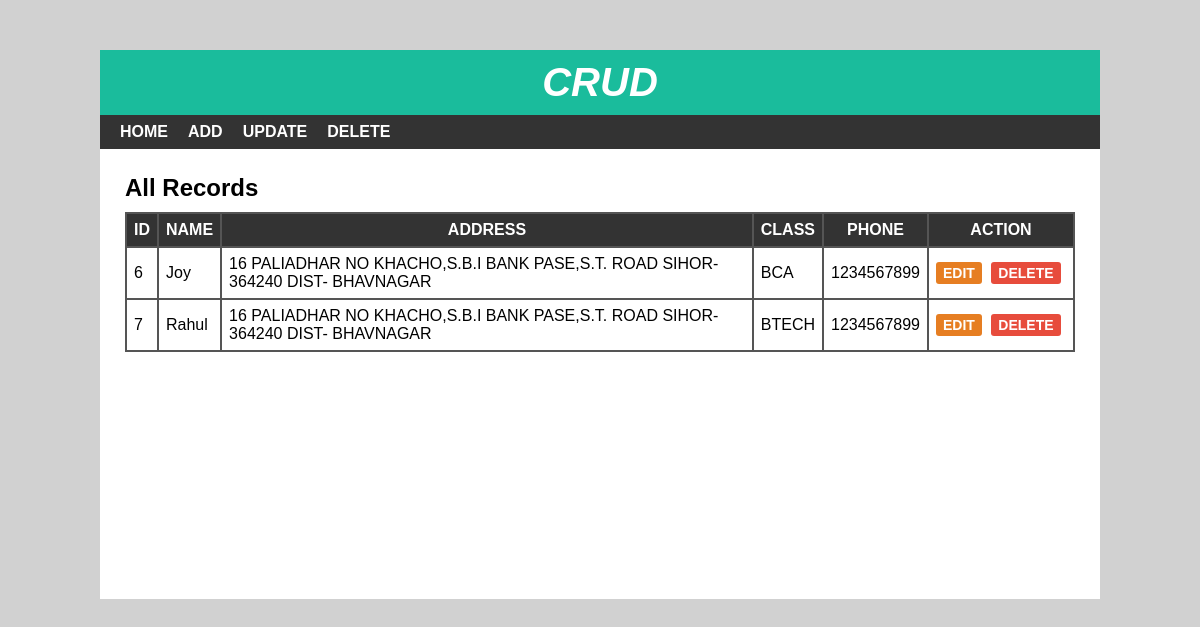
The page / on the database its author committed.
### tables this page shows
CREATE TABLE `student` (
  `sid` int(10) NOT NULL,
  `sname` varchar(255) DEFAULT NULL,
  `saddress` varchar(255) DEFAULT NULL,
  `sclass` varchar(255) DEFAULT NULL,
  `sphone` varchar(10) DEFAULT NULL
);

CREATE TABLE `studentclass` (
  `cid` int(10) NOT NULL,
  `cname` varchar(255) DEFAULT NULL
);

### index.php (the view, shortened to what this page needs)
<?php
include 'header.php';
?>
<div id="main-content">
    <h2>All Records</h2>
    <?php
        $conn = mysqli_connect("localhost","root","","crud") or die("Connection failed!");
        $sql = "SELECT * FROM student s JOIN studentclass sc where s.sclass = sc.cid";
        $result = mysqli_query($conn,$sql) or die("Query unsuccessfull");
        if(mysqli_num_rows($result)>0)
        {
    ?>
    <table cellpadding="7px">
        <thead>
        <th>Id</th>
        <th>Name</th>
        <th>Address</th>
        <th>Class</th>
        <th>Phone</th>
        <th>Action</th>
        </thead>
        <tbody>
            <?php
                while($row = mysqli_fetch_assoc($result)) {
            ?>
            <tr>
                <td><?php echo $row['sid'];?></td>
                <td><?php echo $row['sname'];?></td>
                <td><?php echo $row['saddress'];?></td>
                <td><?php echo $row['cname'];?></td>
                <td><?php echo $row['sphone'];?></td>
                <td>
                    <a href='edit.php?id=<?php echo $row["sid"];?>'>Edit</a>
                    <a href='delete-inline.php?id=<?php echo $row["sid"];?>'>Delete</a>
                </td>
            </tr>
            <?php }?>
        </tbody>
    </table>
    <?php }
         else { echo "<h2>No Record Found!</h2>";}
    ?>
</div>
</div>
</body>
</html>

### header.php (shortened to what this page needs)
<!DOCTYPE html>
<html lang="en">
<head>
  <link rel="stylesheet" href="css/style.css">
</head>
<body>
    <div id="wrapper">
        <div id="header">
            <h1>Crud</h1>
        </div>
        <div id="menu">
            <ul>
                <li>
                    <a href="index.php">Home</a>
                </li>
                <li>
                    <a href="add.php">Add</a>
                </li>
                <li>
                    <a href="update.php">Update</a>
                </li>
                <li>
                    <a href="delete.php">Delete</a>
                </li>
            </ul>
        </div>

### css/style.css (style rules this page uses)
body { font:16px arial; margin: 0; padding: 0; background: #d1d1d1; }
#wrapper { width: 1000px; margin: 50px auto 0; background-color: #fff; }
#header { text-align: center; background-color: #1abc9c; padding: 10px; }
#header h1 { color: #fff; font-size: 40px; font-style: italic; font-weight: 700; text-transform: uppercase; margin: 0; }
#menu { background-color: #333; }
#menu ul { font-size: 0; padding: 0 10px; margin: 0; list-style: none; }
#menu ul li { display: inline-block; }
#menu ul li a { color: #fff; font-size: 16px; font-weight: 600; padding: 8px 10px; display: block; text-decoration: none; text-transform: uppercase; transition: all 0.3s ease; }
#main-content { padding: 25px; min-height: 400px; }
#main-content h2 { margin: 0 0 10px; text-transform: capitalize; }
#main-content table { width: 100%; background-color: #555; margin: 0 0 20px; }
#main-content table th { color: #fff; background-color: #333; text-transform: uppercase; }
#main-content table th:last-child { width: 130px; }
#main-content table td { background-color: #fff; }
#main-content table td a { font-size: 14px; font-weight: 600; text-transform: uppercase; padding: 3px 7px; color: #fff; background-color: #e67e22; text-decoration: none; border-radius: 3px; }
#main-content table td a:nth-child(2) { background-color: #e74c3c; margin: 0 0 0 5px; }

### rows shown on the page
student: sid "6", sname "Joy", saddress "16 PALIADHAR NO KHACHO,S.B.I BANK PASE,S.T. ROAD SIHOR-364240 DIST- BHAVNAGAR", studentclass.cname "BCA", sphone "1234567899"
student: sid "7", sname "Rahul", saddress "16 PALIADHAR NO KHACHO,S.B.I BANK PASE,S.T. ROAD SIHOR-364240 DIST- BHAVNAGAR", studentclass.cname "BTECH", sphone "1234567899"
